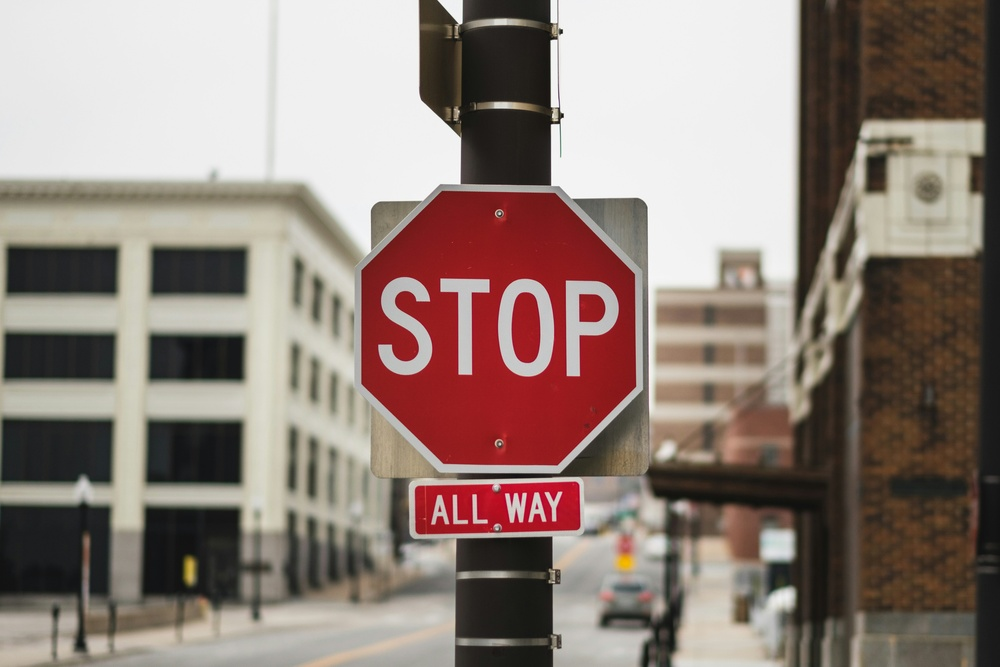
#> input picture stop_sign.jpg, 1000 x 667 px, shrunk from 5402 x 3601 before the run, found by its file name
$ python step3.py
#> lines starting #> are read from the running program, lines starting #| are printed output that depends on the picture; after the words box and inside, x2 and y2 are one past the last pixel; in counts of white or black regions, pixels touching at a corner belong together
import cv2 as cv

import numpy as np

import matplotlib.pyplot as plt

from sample_download import get_sample

# ========== Step 1: 정지 표지판 이미지 로드 ==========

# 자신의 이미지 경로를 입력하세요

img = cv.imread('stop_sign.jpg')  # TODO: 파일 경로 수정
#> img is the input picture: shape (667, 1000, 3); mean B, G, R 121.3, 128.8, 144.2

if img is None:

    print("Image not found!")

    exit()

hsv = cv.cvtColor(img, cv.COLOR_BGR2HSV)
#> hsv: shape (667, 1000, 3); mean H, S, V 31.3, 53.3, 144.6

h, w = img.shape[:2]
#> h = 667; w = 1000

# ========== Step 2: 빨간색 마스크 생성 ==========

# 빨강: H 0~10, 170~180 (HSV에서 H는 0~180)

# TODO: 두 개의 빨간색 범위 마스크 생성 후 OR 연산

# lower_red1, upper_red1 정의
lower_red1 = np.array([0, 115, 115])
upper_red1 = np.array([10, 255, 255])

# lower_red2, upper_red2 정의
lower_red2 = np.array([160, 140, 10])
upper_red2 = np.array([180, 255, 255])


mask1 = cv.inRange(hsv, lower_red1, upper_red1)
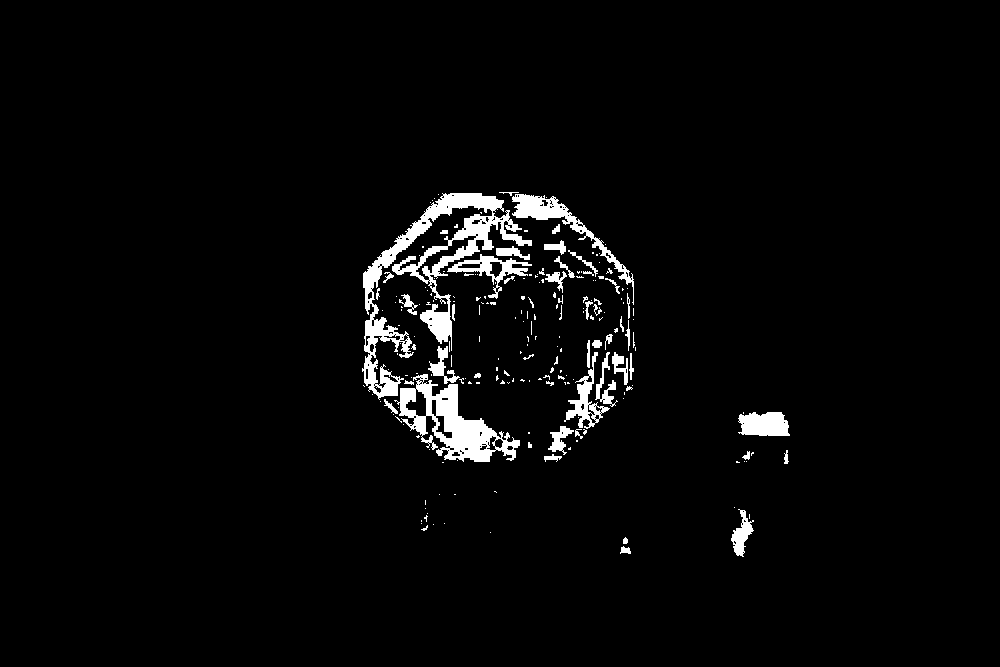
#> mask1: shape (667, 1000); 3.2% white; 214 white regions (161 under 20 px), largest, box (x1, y1, x2, y2) and area: (362, 193, 532, 400) 7399, (394, 374, 520, 462) 4057, (512, 194, 634, 305) 1731
mask2 = cv.inRange(hsv, lower_red2, upper_red2)
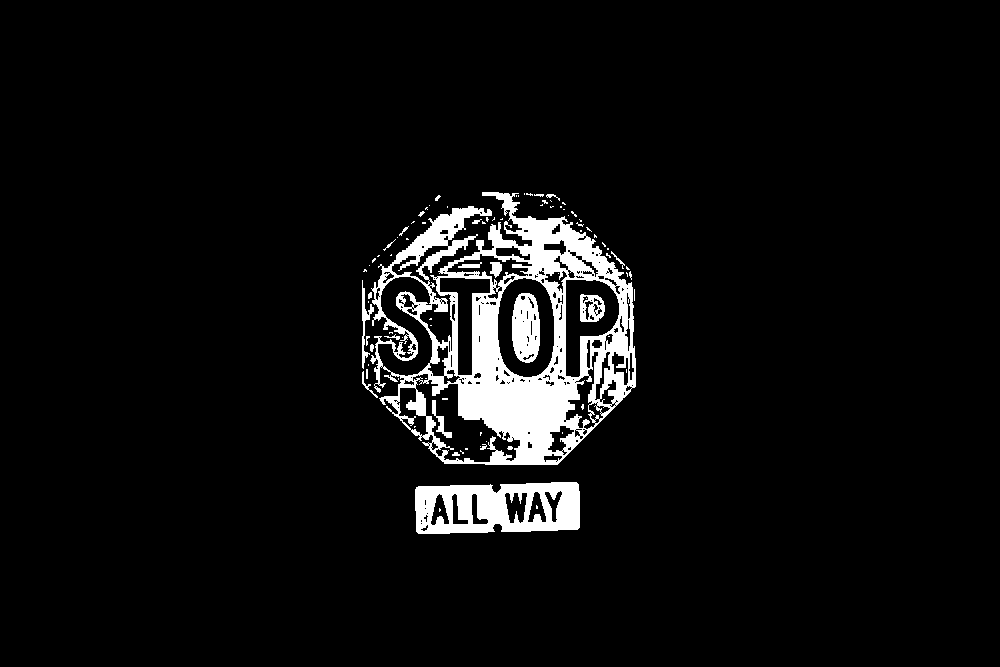
#> mask2: shape (667, 1000); 5.7% white; 89 white regions (65 under 20 px), largest, box (x1, y1, x2, y2) and area: (370, 192, 636, 465) 28022, (415, 482, 580, 534) 6145, (512, 293, 540, 363) 1555
red_mask = cv.bitwise_or(mask1, mask2)
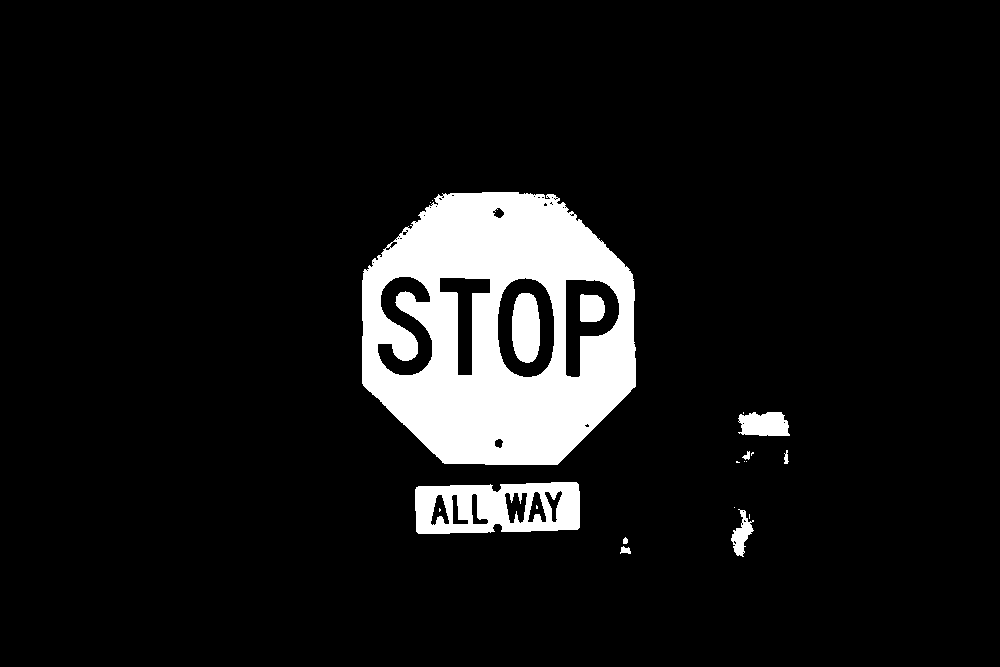
#> red_mask: shape (667, 1000); 8.8% white; 21 white regions (11 under 20 px), largest, box (x1, y1, x2, y2) and area: (362, 192, 636, 465) 48589, (415, 482, 580, 534) 6193, (512, 293, 540, 363) 1668

print(f"Red pixels: {cv.countNonZero(red_mask)}")
#| Red pixels: 58813

# ========== Step 3: 노이즈 제거 (모폴로지) ==========

# TODO: 아래 코드를 구현하세요

kernel = cv.getStructuringElement(cv.MORPH_ELLIPSE, (5, 5))
red_mask = cv.morphologyEx(red_mask, cv.MORPH_CLOSE, kernel)
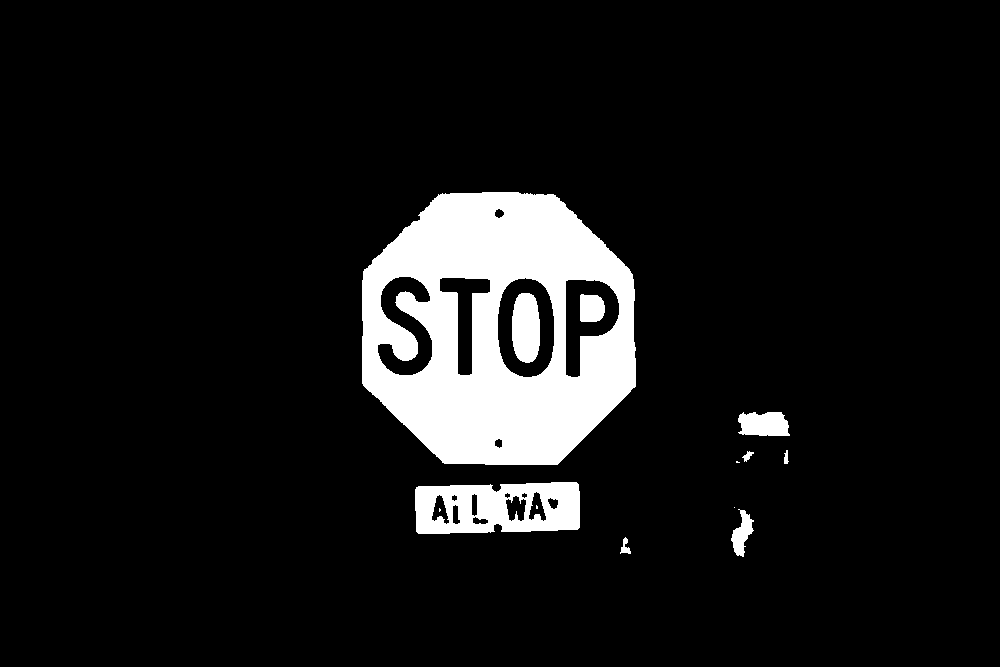
#> red_mask: shape (667, 1000); 8.9% white; 13 white regions (4 under 20 px), largest, box (x1, y1, x2, y2) and area: (362, 192, 636, 465) 48850, (415, 482, 580, 534) 6514, (512, 293, 540, 363) 1668
red_mask = cv.morphologyEx(red_mask, cv.MORPH_OPEN, kernel)
#> red_mask: shape (667, 1000); 8.9% white; 9 white regions

# ========== Step 4: 컨투어 검출 ==========

# TODO: cv.findContours() 사용

contours, _ = cv.findContours(red_mask, cv.RETR_TREE, cv.CHAIN_APPROX_SIMPLE)
#> contours = 21 contours, 1 with area under 20; largest, box (x1, y1, x2, y2) and area: (362, 192, 636, 465) 60906, (415, 482, 580, 534) 7543, (497, 277, 555, 378) 4768, (565, 279, 620, 378) 3356, (377, 276, 433, 376) 2832

print(f"Found {len(contours)} contours")
#| Found 21 contours

# ========== Step 5: 컨투어 필터링 (면적 및 형태) ==========

min_area = 100

detected_signs = []

for contour in contours:

    area = cv.contourArea(contour)

    if area < min_area:

        continue


    # TODO: 다음을 구현하세요

    # 1) 근사 다각형(approxPolyDP) 계산

    perimeter = cv.arcLength(contour, True)

    approx = cv.approxPolyDP(contour, 0.02 * perimeter, True)


    # 2) 꼭짓점 개수 확인 (8각형은 8개)

    num_vertices = len(approx)


    # 3) 바운딩 박스의 aspect ratio 계산

    x, y, w, h = cv.boundingRect(contour)

    aspect_ratio = float(w) / h if h > 0 else 0


    # 4) 정사각형 형태 확인 (aspect ratio 0.8~1.2)

    # 5) detected_signs 리스트에 추가


    if num_vertices >= 6:  # 최소 6개 꼭짓점 (팔각형도 충분히 감지)

        if 0.8 <= aspect_ratio <= 1.2:

            detected_signs.append((x, y, w, h, num_vertices))
#> this loop made 21 passes
#> (area, perimeter, num_vertices, x, y, w, h, aspect_ratio) on passes 3, 7, 8, 9, 10, 12, 13, 15, 16, 17, 18, 19: (476.5, 119.8, 10, 731, 510, 22, 46, 0.478), (424.5, 142.3, 10, 431, 494, 30, 31, 0.968), (220, 93.46, 8, 471, 493, 18, 32, 0.562), (476.5, 107.8, 7, 504, 492, 24, 30, 0.8), (308.5, 92.18, 8, 528, 491, 19, 31, 0.613), (978.5, 144.7, 5, 738, 412, 51, 24, 2.12), (60905.5, 940.4, 8, 362, 192, 274, 273, 1), (3355.5, 282, 8, 565, 279, 55, 99, 0.556), (572.5, 93.21, 6, 580, 294, 25, 28, 0.893), (4767.5, 271.2, 8, 497, 277, 58, 101, 0.574), (1587, 172.1, 8, 512, 293, 28, 70, 0.4), (1987.5, 289.2, 8, 439, 277, 52, 99, 0.525)
#> area on passes 1, 5, 6, 11, 14, 21: 36, 89.5, 30, 36, 61, 70
#> after the loop, detected_signs = [(431, 494, 30, 31, 10), (504, 492, 24, 30, 7), (362, 192, 274, 273, 8), (580, 294, 25, 28, 6)]

print(f"Detected stop signs: {len(detected_signs)}")
#| Detected stop signs: 4

# ========== Step 6: 결과 시각화 ==========

result_img = img.copy()

for x, y, w, h, vertices in detected_signs:

    # TODO: 바운딩 박스와 텍스트 그리기

    cv.rectangle(result_img, (x, y), (x+w, y+h), (0, 0, 255), 2)

    cv.putText(result_img, f'Stop ({vertices}v)', (x, y-10),
            cv.FONT_HERSHEY_SIMPLEX, 0.6, (0, 255, 0), 2)
#> this loop made 4 passes
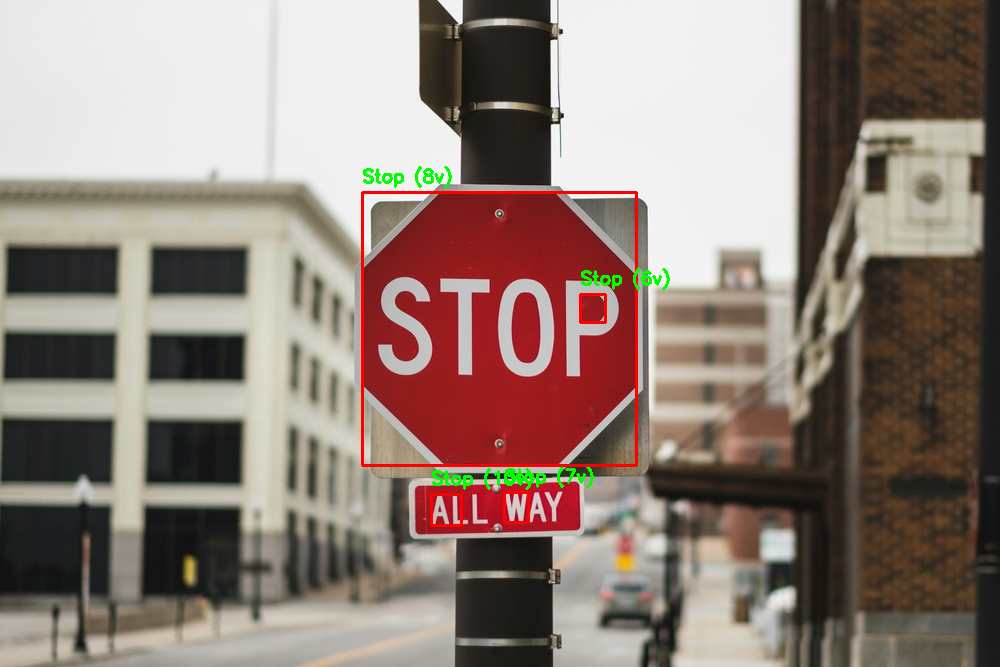
#> result_img: shape (667, 1000, 3); 1.01% of pixels changed, all inside (x1, y1, x2, y2) = (361, 166, 670, 527)
plt.figure(figsize=(12, 6))

plt.subplot(121)

plt.imshow(cv.cvtColor(red_mask, cv.COLOR_GRAY2RGB))

plt.title('Red Color Mask')

plt.axis('off')

plt.subplot(122)

plt.imshow(cv.cvtColor(result_img, cv.COLOR_BGR2RGB))

plt.title(f'Detected Stop Signs ({len(detected_signs)})')

plt.axis('off')

plt.tight_layout()

plt.show()
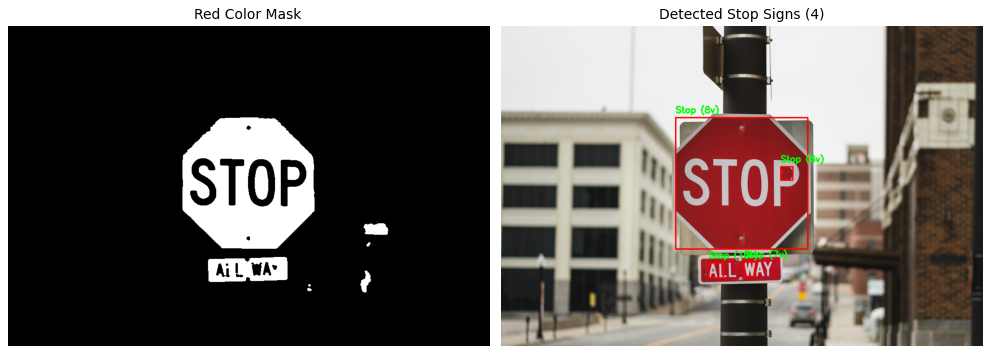
#> figure drawn by matplotlib, 2 panels
